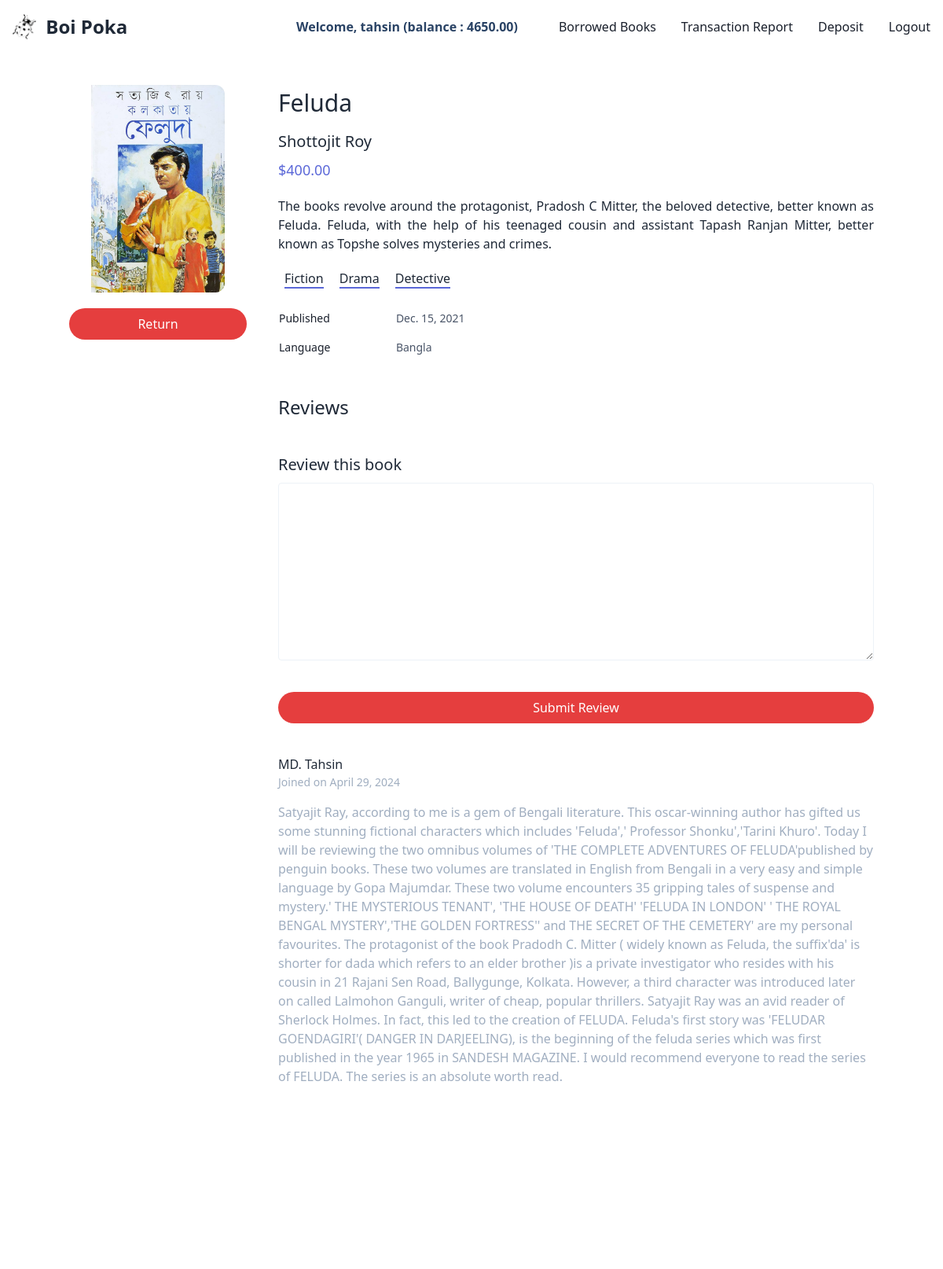
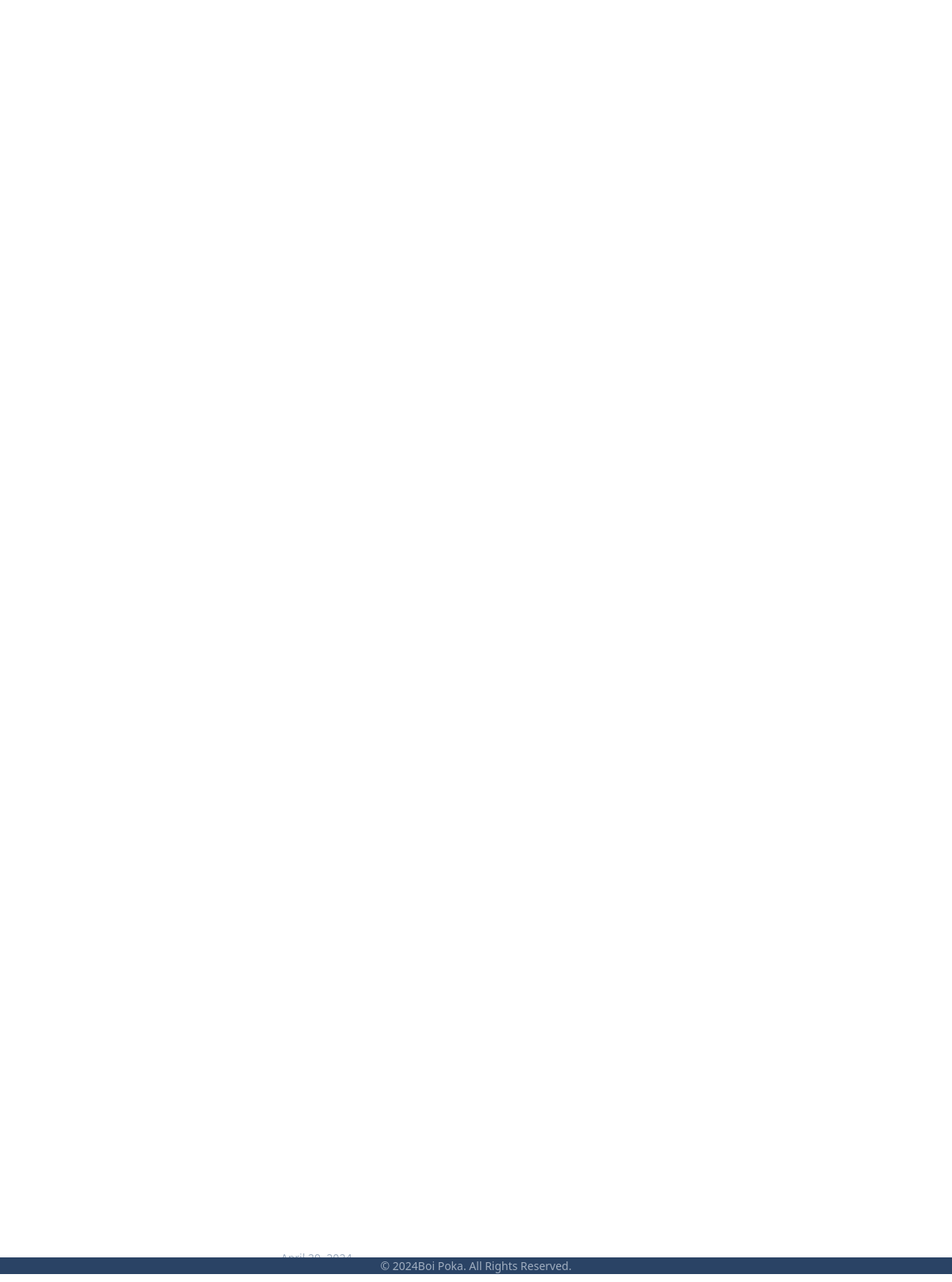
The page /books/borrowed_book/1 (signed in) on the database its author committed (2 pictures, top to bottom).
### accounts/models.py (models this page shows, shortened)
class UserAccount(models.Model):
    user = models.OneToOneField(User, related_name="account", on_delete=models.CASCADE)
    balance = models.DecimalField(max_digits=12, decimal_places=2, default=0)
    borrowd_books = models.ManyToManyField(Book, related_name='books')
    created_on = models.DateField(auto_now_add=True, null=True, blank=True)

### book/models.py (models this page shows, shortened)
class Book(models.Model):
    title = models.CharField(max_length=100)
    price = models.DecimalField(max_digits=12, decimal_places=2)
    author = models.CharField(max_length=100)
    description = models.TextField()
    image = models.ImageField(upload_to="myimage")
    first_published = models.DateField()
    language = models.ForeignKey(Language, on_delete=models.CASCADE, blank=True, null=True)
    genres = models.ManyToManyField(Category, related_name='genres')

class Category(models.Model):
    name = models.CharField(max_length=100)

class Language(models.Model):
    name = models.CharField(max_length=100)

### review/models.py (models this page shows, shortened)
class Review(models.Model):
    user = models.ForeignKey(User, on_delete=models.CASCADE)
    book = models.ForeignKey(Book, on_delete=models.CASCADE, related_name='reviews', null=True, blank=True)
    text = models.TextField()
    created_on = models.DateField(auto_now_add=True, null=True, blank=True)

### book/views.py (the view)
# urls.py: path('borrowed_book/<int:pk>', views.BookReturnView.as_view(), name='borrowed_book'),
class BookReturnView(LoginRequiredMixin, DetailView):
    model = Book
    template_name = 'book/book_return.html'
    pk_url_kwarg = 'pk'
    def get_context_data(self, **kwargs):
        context = super().get_context_data(**kwargs)
        book = self.get_object()
        reviews = book.reviews.all()
        review_form = ReviewForm()
        context["comments"] = reviews
        context["reviews"] = reviews
        context["review_form"] = review_form
        return context

### review/forms.py
class ReviewForm(forms.ModelForm):
    class Meta:
        model = Review
        fields = ['text']
    def __init__(self, *args, **kwargs):
        super().__init__(*args, **kwargs)
        for field in self.fields:
            self.fields[field].widget.attrs.update({
                'class' : (
                    'appearance-none block w-full bg-gray-50 '
                    'text-gray-700 border border-gray-200 rounded '
                    'py-3 px-4 leading-tight focus:outline-none '
                    'focus:bg-white focus:border-gray-500'
                )
            })

### book/templates/book/book_return.html (shortened to what this page needs)
{% extends 'core/base.html' %}
{% block content %}
<section class="flex justify-center mt-10 mb-10">
    <div class="max-w-screen-xl">
        <div class="grid grid-cols-4 w-full gap-10">
            <div class="col-span-1">
                <div class="flex justify-center">
                    <img src="{{book.image.url}}" alt="book" class="rounded-r-xl w-3/4 object-contain">
                </div>
                <div class="mt-5">
                    <a href="{% url 'return_book' pk=book.pk %}"><button class="bg-red-600 text-white w-full font-medium rounded-full py-2">Return</button></a>
                </div>
            </div>
            <div class="col-span-3">
                <h1 class="text-3xl font-medium">{{book.title}}</h1>
                <h3 class="text-xl pt-3">{{book.author}}</h3>
                <h4 class="pt-2 text-lg text-indigo-600 font-medium">${{book.price}}</h4>
                <div class="mt-5">
                    <p class="text-justify">{{book.description}}</p>
                </div>
                <div class="mt-5">
                    {% for genre in book.genres.all %}
                    <span class="ml-2 mr-2 border-b-2 cursor-pointer border-indigo-600">{{genre.name}}</span>
                    {% endfor %}
                </div>
                <div class="mt-5 text-gray-700 font-medium text-sm">
                    <table class="w-1/2 text-left ">
                        <tbody>
                            <d class="bg-white border-b dark:bg-gray-800 dark:border-gray-700">
                                <th class=" py-2 font-medium text-gray-900 whitespace-nowrap dark:text-white">
                                    Published
                                </th>
                                <td class="px-6 py-2">
                                    {{book.first_published}}
                                </td>
                            </d>
                            <tr class="bg-white dark:bg-gray-800">
                                <th class=" py-2 font-medium text-gray-900 whitespace-nowrap dark:text-white">
                                    Language
                                </th>
                                <td class="px-6 py-2">
                                    {{book.language.name}}
                                </td>
                            </tr>
                        </tbody>
                    </table>
                </div>
                <div class="mt-10">
                    <h2 class="text-2xl">Reviews</h2>
                    <div class="mt-10">
                        {% include 'book/review.html' with form=review_form pk=book.pk reviews=reviews %}
                        {% include 'book/reviews.html' with reviews=reviews %}
                    </div>
                </div>
                </div>
            </div>
        </div>
    </div>
{% endblock content %}

### core/templates/core/navbar.html (shortened to what this page needs)
{% load static %}
<nav class="bg-white border-gray-200 dark:bg-gray-900">
    <div class="max-w-screen-xl flex flex-wrap items-center justify-between mx-auto p-4">
      <a href="{% url "home" %}" class="flex items-center space-x-3 rtl:space-x-reverse">
          <img src="{% static 'images/ladybug.png' %}" class="h-8" alt="Boi Poka Logo" />
          <span class="self-center text-2xl font-semibold whitespace-nowrap dark:text-white">Boi Poka</span>
      </a>
      <div class="hidden w-full md:block md:w-auto" id="navbar-default">
        <ul class="font-medium flex flex-col p-4 md:p-0 mt-4 border border-gray-100 rounded-lg bg-gray-50 md:flex-row md:space-x-8 rtl:space-x-reverse md:mt-0 md:border-0 md:bg-white dark:bg-gray-800 md:dark:bg-gray-900 dark:border-gray-700">
          {% if user.is_authenticated %}
          <div class="text-blue-900 my-auto font-black px-5">Welcome, {{ request.user.username }} (balance : {{request.user.account.balance}}) </div>
          <li>
            <a href="{% url "borrowed_books" %}" class="block py-2 px-3 text-gray-900 rounded hover:bg-gray-100 md:hover:bg-transparent md:border-0 md:hover:text-blue-700 md:p-0 dark:text-white md:dark:hover:text-blue-500 dark:hover:bg-gray-700 dark:hover:text-white md:dark:hover:bg-transparent">Borrowed Books</a>
          </li>
          <li>
            <a href="{% url "transaction_report" %}" class="block py-2 px-3 text-gray-900 rounded hover:bg-gray-100 md:hover:bg-transparent md:border-0 md:hover:text-blue-700 md:p-0 dark:text-white md:dark:hover:text-blue-500 dark:hover:bg-gray-700 dark:hover:text-white md:dark:hover:bg-transparent">Transaction Report</a>
          </li>
          <li>
            <a href="{% url "deposit_money" %}" class="block py-2 px-3 text-gray-900 rounded hover:bg-gray-100 md:hover:bg-transparent md:border-0 md:hover:text-blue-700 md:p-0 dark:text-white md:dark:hover:text-blue-500 dark:hover:bg-gray-700 dark:hover:text-white md:dark:hover:bg-transparent">Deposit</a>
          </li>
          <li>
            <a href="{% url "logout" %}" class="block py-2 px-3 text-gray-900 rounded hover:bg-gray-100 md:hover:bg-transparent md:border-0 md:hover:text-blue-700 md:p-0 dark:text-white md:dark:hover:text-blue-500 dark:hover:bg-gray-700 dark:hover:text-white md:dark:hover:bg-transparent">Logout</a>
          </li>
          {% endif %}
        </ul>
      </div>
    </div>
</nav>

### book/templates/book/reviews.html
{% for review in reviews %}
<article>
    <div class="flex items-center mb-4">
        <div class="font-medium dark:text-white">
            <p>{{review.user.first_name}} {{reivew.user.last_name}}<time datetime="2014-08-16 19:00" class="block text-sm text-gray-500 dark:text-gray-400">
                Joined on {{review.user.account.created_on}}</time></p>
        </div>
    </div>
    <footer class="mb-5 text-sm text-gray-500 dark:text-gray-400"><p><time datetime="2017-03-03 19:00">{{review.created_on}}</time></p></footer>
    <p class="mb-2 text-gray-500 dark:text-gray-400">{{review.text}}</p>
</article>
{% endfor %}

### core/templates/core/base.html (style rules this page uses)
footer { position: fixed !important; bottom: 0 !important; width: 100%; }

### rows shown on the page
Book: image (picture), title "Feluda", author "Shottojit Roy", price "400.00", description "The books revolve around the protagonist, Pradosh C Mitter, the beloved detective, better known as Feluda. Feluda, with the help of his teenaged cousin and assistant Tapash Ranjan Mitter, better known as Topshe solves mysteries and crimes.", first_published "Dec. 15, 2021", language.name "Bangla"
Category: name "Fiction"
Category: name "Drama"
Category: name "Detective"
Review: user.first_name "MD. Tahsin", user.account.created_on "April 29, 2024", text "Satyajit Ray, according to me is a gem of Bengali literature. This oscar-winning author has gifted us some stunning fictional characters which includes 'Feluda',' Professor Shonku','Tarini Khuro'. Today I will be reviewing the two omnibus volumes of 'THE COMPLETE ADVENTURES OF FELUDA'published by penguin books. These two volumes are translated in English from Bengali in a very easy and simple language by Gopa Majumdar. These two volume encounters 35 gripping tales of suspense and mystery.' THE MYSTERIOUS TENANT', 'THE HOUSE OF DEATH' 'FELUDA IN LONDON' ' THE ROYAL BENGAL MYSTERY','THE GOLDEN FORTRESS'' and THE SECRET OF THE CEMETERY' are my personal favourites. The protagonist of the book…"

### other values the page prints
{{ request.user.username }} "tahsin"
{{ request.user.account.balance }} "4650.00"
